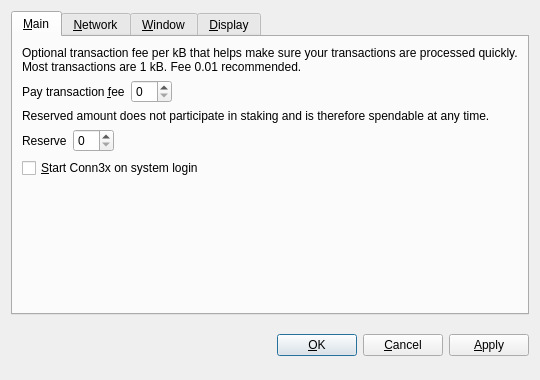
<?xml version="1.0" encoding="UTF-8"?>
<ui version="4.0">
 <class>OptionsDialog</class>
 <widget class="QDialog" name="OptionsDialog">
  <property name="geometry">
   <rect>
    <x>0</x>
    <y>0</y>
    <width>540</width>
    <height>380</height>
   </rect>
  </property>
  <property name="windowTitle">
   <string>Options</string>
  </property>
  <property name="modal">
   <bool>true</bool>
  </property>
  <layout class="QVBoxLayout" name="verticalLayout">
   <item>
    <widget class="QTabWidget" name="tabWidget">
     <property name="tabPosition">
      <enum>QTabWidget::North</enum>
     </property>
     <property name="currentIndex">
      <number>0</number>
     </property>
     <widget class="QWidget" name="tabMain">
      <attribute name="title">
       <string>&amp;Main</string>
      </attribute>
      <layout class="QVBoxLayout" name="verticalLayout_Main">
       <item>
        <widget class="QLabel" name="transactionFeeInfoLabel">
         <property name="text">
          <string>Optional transaction fee per kB that helps make sure your transactions are processed quickly. Most transactions are 1 kB. Fee 0.01 recommended.</string>
         </property>
         <property name="textFormat">
          <enum>Qt::PlainText</enum>
         </property>
         <property name="wordWrap">
          <bool>true</bool>
         </property>
        </widget>
       </item>
       <item>
        <layout class="QHBoxLayout" name="horizontalLayoutFee">
         <item>
          <widget class="QLabel" name="transactionFeeLabel">
           <property name="text">
            <string>Pay transaction &amp;fee</string>
           </property>
           <property name="textFormat">
            <enum>Qt::PlainText</enum>
           </property>
           <property name="buddy">
            <cstring>transactionFee</cstring>
           </property>
          </widget>
         </item>
         <item>
          <widget class="BitcoinAmountField" name="transactionFee"/>
         </item>
         <item>
          <spacer name="horizontalSpacerFee">
           <property name="orientation">
            <enum>Qt::Horizontal</enum>
           </property>
           <property name="sizeHint" stdset="0">
            <size>
             <width>40</width>
             <height>20</height>
            </size>
           </property>
          </spacer>
         </item>
        </layout>
       </item>
       <item>
        <widget class="QLabel" name="reserveBalanceInfoLabel">
         <property name="text">
          <string>Reserved amount does not participate in staking and is therefore spendable at any time.</string>
         </property>
         <property name="textFormat">
          <enum>Qt::PlainText</enum>
         </property>
         <property name="wordWrap">
          <bool>true</bool>
         </property>
        </widget>
       </item>
       <item>
        <layout class="QHBoxLayout" name="horizontalLayoutReserveBalance">
         <item>
          <widget class="QLabel" name="reserveBalanceLabel">
           <property name="text">
            <string>Reserve</string>
           </property>
           <property name="textFormat">
            <enum>Qt::PlainText</enum>
           </property>
           <property name="buddy">
            <cstring>reserveBalance</cstring>
           </property>
          </widget>
         </item>
         <item>
          <widget class="BitcoinAmountField" name="reserveBalance"/>
         </item>
         <item>
          <spacer name="horizontalSpacerReserveBalance">
           <property name="orientation">
            <enum>Qt::Horizontal</enum>
           </property>
           <property name="sizeHint" stdset="0">
            <size>
             <width>40</width>
             <height>20</height>
            </size>
           </property>
          </spacer>
         </item>
        </layout>
       </item>
       <item>
        <widget class="QCheckBox" name="bitcoinAtStartup">
         <property name="toolTip">
          <string>Automatically start Conn3x after logging in to the system.</string>
         </property>
         <property name="text">
          <string>&amp;Start Conn3x on system login</string>
         </property>
        </widget>
       </item>
       <item>
        <spacer name="verticalSpacer_Main">
         <property name="orientation">
          <enum>Qt::Vertical</enum>
         </property>
         <property name="sizeHint" stdset="0">
          <size>
           <width>20</width>
           <height>40</height>
          </size>
         </property>
        </spacer>
       </item>
      </layout>
     </widget>
     <widget class="QWidget" name="tabNetwork">
      <attribute name="title">
       <string>&amp;Network</string>
      </attribute>
      <layout class="QVBoxLayout" name="verticalLayout_Network">
       <item>
        <widget class="QCheckBox" name="mapPortUpnp">
         <property name="toolTip">
          <string>Automatically open the Conn3x client port on the router. This only works when your router supports UPnP and it is enabled.</string>
         </property>
         <property name="text">
          <string>Map port using &amp;UPnP</string>
         </property>
        </widget>
       </item>
       <item>
        <widget class="QCheckBox" name="connectSocks">
         <property name="toolTip">
          <string>Connect to the Conn3x network through a SOCKS5 proxy (e.g. when connecting through Tor).</string>
         </property>
         <property name="text">
          <string>&amp;Connect through SOCKS5 proxy:</string>
         </property>
        </widget>
       </item>
       <item>
        <layout class="QHBoxLayout" name="horizontalLayout_Network">
         <item>
          <widget class="QLabel" name="proxyIpLabel">
           <property name="text">
            <string>Proxy &amp;IP:</string>
           </property>
           <property name="textFormat">
            <enum>Qt::PlainText</enum>
           </property>
           <property name="buddy">
            <cstring>proxyIp</cstring>
           </property>
          </widget>
         </item>
         <item>
          <widget class="QValidatedLineEdit" name="proxyIp">
           <property name="maximumSize">
            <size>
             <width>140</width>
             <height>16777215</height>
            </size>
           </property>
           <property name="toolTip">
            <string>IP address of the proxy (e.g. 127.0.0.1)</string>
           </property>
          </widget>
         </item>
         <item>
          <widget class="QLabel" name="proxyPortLabel">
           <property name="text">
            <string>&amp;Port:</string>
           </property>
           <property name="textFormat">
            <enum>Qt::PlainText</enum>
           </property>
           <property name="buddy">
            <cstring>proxyPort</cstring>
           </property>
          </widget>
         </item>
         <item>
          <widget class="QLineEdit" name="proxyPort">
           <property name="maximumSize">
            <size>
             <width>55</width>
             <height>16777215</height>
            </size>
           </property>
           <property name="toolTip">
            <string>Port of the proxy (e.g. 9050)</string>
           </property>
          </widget>
         </item>
         <item>
          <spacer name="horizontalSpacer_Network">
           <property name="orientation">
            <enum>Qt::Horizontal</enum>
           </property>
           <property name="sizeHint" stdset="0">
            <size>
             <width>40</width>
             <height>20</height>
            </size>
           </property>
          </spacer>
         </item>
        </layout>
       </item>
       <item>
        <spacer name="verticalSpacer_Network">
         <property name="orientation">
          <enum>Qt::Vertical</enum>
         </property>
         <property name="sizeHint" stdset="0">
          <size>
           <width>20</width>
           <height>40</height>
          </size>
         </property>
        </spacer>
       </item>
      </layout>
     </widget>
     <widget class="QWidget" name="tabWindow">
      <attribute name="title">
       <string>&amp;Window</string>
      </attribute>
      <layout class="QVBoxLayout" name="verticalLayout_Window">
       <item>
        <widget class="QCheckBox" name="minimizeToTray">
         <property name="toolTip">
          <string>Show only a tray icon after minimizing the window.</string>
         </property>
         <property name="text">
          <string>&amp;Minimize to the tray instead of the taskbar</string>
         </property>
        </widget>
       </item>
       <item>
        <widget class="QCheckBox" name="minimizeOnClose">
         <property name="toolTip">
          <string>Minimize instead of exit the application when the window is closed. When this option is enabled, the application will be closed only after selecting Quit in the menu.</string>
         </property>
         <property name="text">
          <string>M&amp;inimize on close</string>
         </property>
        </widget>
       </item>
       <item>
        <spacer name="verticalSpacer_Window">
         <property name="orientation">
          <enum>Qt::Vertical</enum>
         </property>
         <property name="sizeHint" stdset="0">
          <size>
           <width>20</width>
           <height>40</height>
          </size>
         </property>
        </spacer>
       </item>
      </layout>
     </widget>
     <widget class="QWidget" name="tabDisplay">
      <attribute name="title">
       <string>&amp;Display</string>
      </attribute>
      <layout class="QVBoxLayout" name="verticalLayout_Display">
       <item>
        <layout class="QHBoxLayout" name="horizontalLayout_1_Display">
         <item>
          <widget class="QLabel" name="langLabel">
           <property name="text">
            <string>User Interface &amp;language:</string>
           </property>
           <property name="textFormat">
            <enum>Qt::PlainText</enum>
           </property>
           <property name="buddy">
            <cstring>lang</cstring>
           </property>
          </widget>
         </item>
         <item>
          <widget class="QValueComboBox" name="lang">
           <property name="toolTip">
            <string>The user interface language can be set here. This setting will take effect after restarting Conn3x.</string>
           </property>
          </widget>
         </item>
        </layout>
       </item>
       <item>
        <layout class="QHBoxLayout" name="horizontalLayout_2_Display">
         <item>
          <widget class="QLabel" name="unitLabel">
           <property name="text">
            <string>&amp;Unit to show amounts in:</string>
           </property>
           <property name="textFormat">
            <enum>Qt::PlainText</enum>
           </property>
           <property name="buddy">
            <cstring>unit</cstring>
           </property>
          </widget>
         </item>
         <item>
          <widget class="QValueComboBox" name="unit">
           <property name="toolTip">
            <string>Choose the default subdivision unit to show in the interface and when sending coins.</string>
           </property>
          </widget>
         </item>
        </layout>
       </item>
       <item>
        <widget class="QCheckBox" name="coinControlFeatures">
         <property name="toolTip">
          <string>Whether to show coin control features or not.</string>
         </property>
         <property name="text">
          <string>Display coin &amp;control features (experts only!)</string>
         </property>
        </widget>
       </item>
       <item>
        <widget class="QCheckBox" name="minimizeCoinAge">
         <property name="toolTip">
          <string>Whether to select the coin outputs randomly or with minimal coin age.</string>
         </property>
         <property name="text">
          <string>Minimize weight consumption (experimental)</string>
         </property>
        </widget>
       </item>
       <item>
        <widget class="QCheckBox" name="useBlackTheme">
         <property name="text">
          <string>Use black visual theme (requires restart)</string>
         </property>
        </widget>
       </item>
       <item>
        <spacer name="verticalSpacer_Display">
         <property name="orientation">
          <enum>Qt::Vertical</enum>
         </property>
         <property name="sizeHint" stdset="0">
          <size>
           <width>20</width>
           <height>40</height>
          </size>
         </property>
        </spacer>
       </item>
      </layout>
     </widget>
    </widget>
   </item>
   <item>
    <layout class="QHBoxLayout" name="horizontalLayout_Buttons">
     <item>
      <spacer name="horizontalSpacer_1">
       <property name="orientation">
        <enum>Qt::Horizontal</enum>
       </property>
       <property name="sizeHint" stdset="0">
        <size>
         <width>40</width>
         <height>48</height>
        </size>
       </property>
      </spacer>
     </item>
     <item>
      <widget class="QLabel" name="statusLabel">
       <property name="font">
        <font>
         <weight>75</weight>
         <bold>true</bold>
        </font>
       </property>
       <property name="text">
        <string/>
       </property>
       <property name="textFormat">
        <enum>Qt::PlainText</enum>
       </property>
       <property name="wordWrap">
        <bool>true</bool>
       </property>
      </widget>
     </item>
     <item>
      <spacer name="horizontalSpacer_2">
       <property name="orientation">
        <enum>Qt::Horizontal</enum>
       </property>
       <property name="sizeHint" stdset="0">
        <size>
         <width>40</width>
         <height>48</height>
        </size>
       </property>
      </spacer>
     </item>
     <item>
      <widget class="QPushButton" name="okButton">
       <property name="text">
        <string>&amp;OK</string>
       </property>
      </widget>
     </item>
     <item>
      <widget class="QPushButton" name="cancelButton">
       <property name="text">
        <string>&amp;Cancel</string>
       </property>
       <property name="autoDefault">
        <bool>false</bool>
       </property>
      </widget>
     </item>
     <item>
      <widget class="QPushButton" name="applyButton">
       <property name="text">
        <string>&amp;Apply</string>
       </property>
       <property name="autoDefault">
        <bool>false</bool>
       </property>
      </widget>
     </item>
    </layout>
   </item>
  </layout>
 </widget>
 <customwidgets>
  <customwidget>
   <class>BitcoinAmountField</class>
   <extends>QSpinBox</extends>
   <header>bitcoinamountfield.h</header>
  </customwidget>
  <customwidget>
   <class>QValueComboBox</class>
   <extends>QComboBox</extends>
   <header>qvaluecombobox.h</header>
  </customwidget>
  <customwidget>
   <class>QValidatedLineEdit</class>
   <extends>QLineEdit</extends>
   <header>qvalidatedlineedit.h</header>
  </customwidget>
 </customwidgets>
 <resources/>
 <connections/>
</ui>
